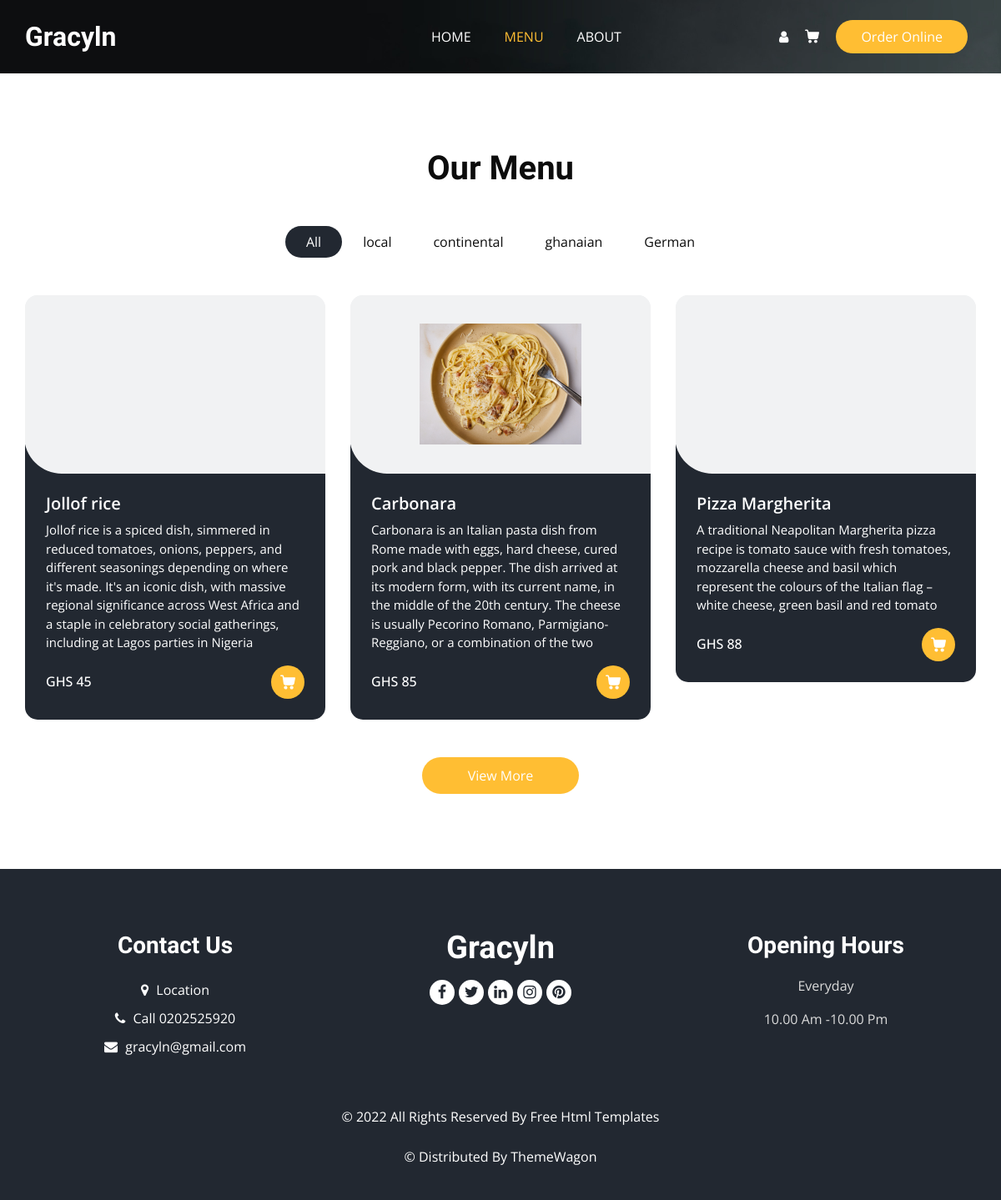
Page /menu.php on the earlier database version.
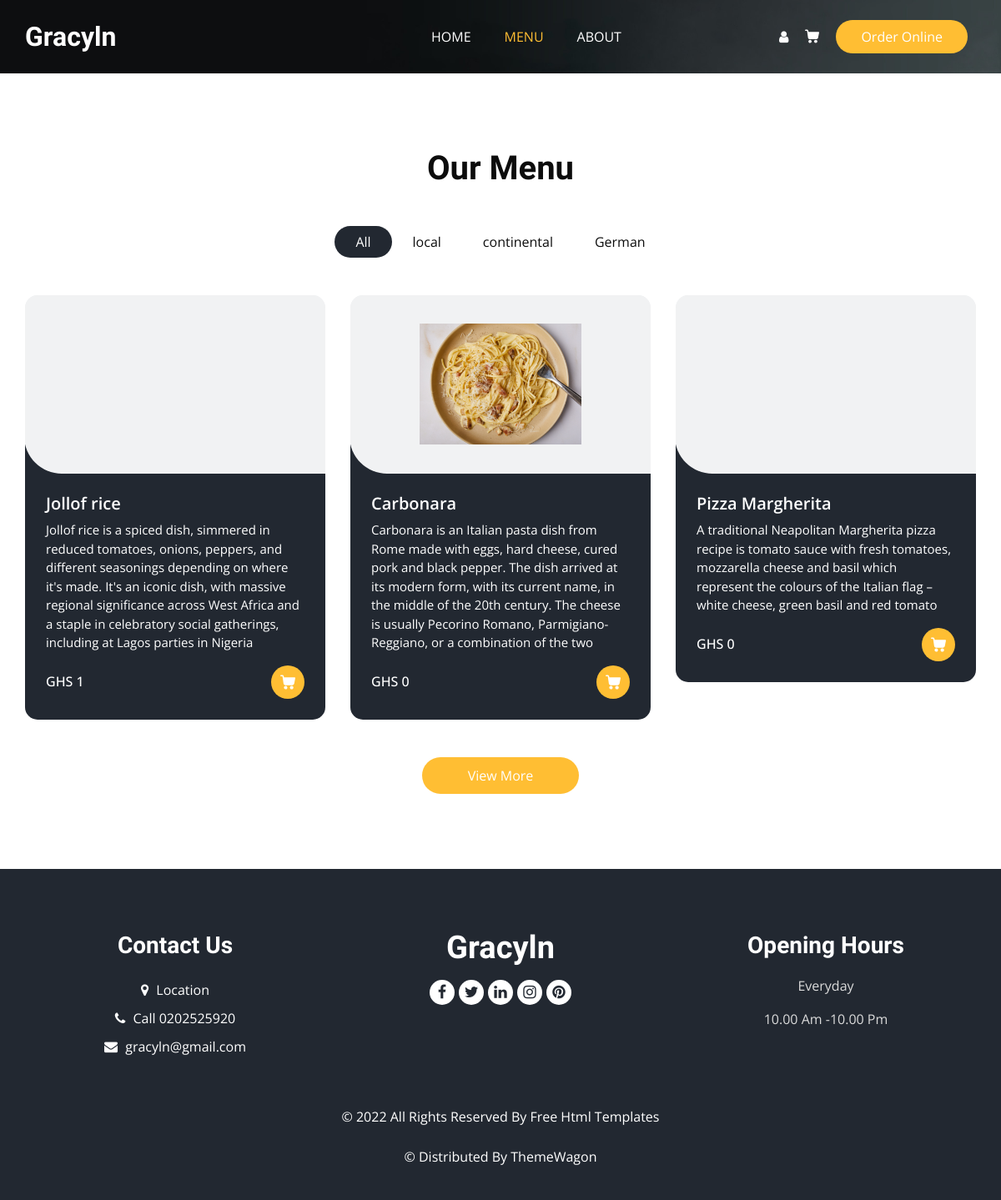
Same page on the later database version.
### tables this page shows
CREATE TABLE `categories` (
  `cat_id` int(11) NOT NULL,
  `cat_name` varchar(100) NOT NULL
);

CREATE TABLE `products` (
  `product_id` int(11) NOT NULL,
  `product_cat` int(11) NOT NULL,
  `product_title` varchar(200) NOT NULL,
  `product_price` double NOT NULL,
  `product_desc` varchar(500) DEFAULT NULL,
  `product_image` varchar(100) DEFAULT NULL,
  `product_keywords` varchar(100) DEFAULT NULL
);

### settings/db_class.php (called while the page is built, shortened)
<?php
class Connection{
	public $db = null;
	public $results = null;
	function connection(){
		$this->db = mysqli_connect(SERVER, USERNAME, PASSWD, DATABASE);
		return true;
	}
	function query($query){
		$this->results = mysqli_query($this->db, $query);
		return true;
	}
	function fetch($query){
		if($this->query($query)) {
			return mysqli_fetch_all($this->results, MYSQLI_ASSOC);
		}
		return false;
	}
}
?>

### controllers/product_controller.php (called while the page is built, shortened)
<?php
include_once(dirname(__FILE__)).'/../classes/product_class.php';
function select_all_categories_controller(){
    $category_instance = new product_class();
    return $category_instance->select_all_categories();
}
function display_products_controller(){
     $category_instance = new product_class();
     return $category_instance->display_products();
}
?>

### classes/product_class.php (called while the page is built, shortened)
<?php
include_once(dirname(__FILE__)).'/../settings/db_class.php';
class product_class extends Connection{
    function select_all_categories(){
		return $this->fetch("select * from categories");
	}
	function display_products(){
    	return $this->fetch("SELECT categories.cat_name as cat_name, products.product_id as prod_id,
        products.product_title as prod_name, products.product_price as prod_price, categories.cat_id as cat_id,
		products.product_desc as prod_desc, products.product_image as prod_img_src
        FROM `products`
        JOIN categories ON (products.product_cat = categories.cat_id)
    ");
    }
}
?>

### menu.php (the view, shortened to what the changed rows need)
<!DOCTYPE html>
<html>
<head>
  <link rel="stylesheet" type="text/css" href="css/bootstrap.css" />
  <link rel="stylesheet" type="text/css" href="https://cdnjs.cloudflare.com/ajax/libs/OwlCarousel2/2.3.4/assets/owl.carousel.min.css" />
  <link rel="stylesheet" href="https://cdnjs.cloudflare.com/ajax/libs/jquery-nice-select/1.1.0/css/nice-select.min.css" />
  <link href="css/font-awesome.min.css" rel="stylesheet" />
  <link href="css/style.css" rel="stylesheet" />
  <link href="css/responsive.css" rel="stylesheet" />
</head>
<body class="sub_page">
  <section class="food_section layout_padding">
    <div class="container">
      <div class="heading_container heading_center">
        <h2>
          Our Menu
        </h2>
      </div>
      <ul class="filters_menu">
        <li class="active" data-filter="*">All</li>
        <?php
          require_once("./controllers/product_controller.php");
          $categories = select_all_categories_controller();
          foreach($categories as $category){
            echo "<li data-filter='.{$category['cat_name']}'>{$category['cat_name']}</li>";
          }
        ?>
      </ul>
      <div class="filters-content">
        <div class="row grid">
          <?php
          include_once './view/menu_card.php';
          $products = display_products_controller();
          foreach($products as $product){
            $img_src = "./images/product_images/{$product['prod_img_src']}";
            $menu_item = new Card_item($product['prod_id'], $product['prod_name'], $product['prod_price'], $product['prod_desc'], $img_src, $product['cat_name'], $product['cat_id']);
            $menu_item->display();
          }
          ?>
        </div>
      </div>
    </div>
  </section>
</body>
</html>

### view/menu_card.php (shortened to what the changed rows need)
<?php
class Card_item {
    public $product_id;
    public $item_name;
    public $item_price;
    public $item_desc;
    public $item_image_src;
    public $item_category;
    function __construct($p_id, $name, $price, $desc,$img_src, $cat, $cat_id) {
        $this->product_id = $p_id;
        $this->item_name = $name;
        $this->item_price = $price;
        $this->item_desc = $desc;
        $this->item_image_src = $img_src;
        $this->item_category = $cat;
    }
    function display(){
        $path = isset($_SESSION['customer_id']) ? "./actions/add_cart.php?pid={$this->product_id}&cid={$_SESSION['customer_id']}&qty=1 ": "./login/login.php";
        echo "<div class=\"col-sm-6 col-lg-4 all {$this->item_category}\">
        <div class=\"box\">
          <div>
            <div class=\"img-box\">
              <img src={$this->item_image_src} alt=\"\">
            </div>
            <div class=\"detail-box\">
              <h5>
                {$this->item_name}
              </h5>
              <p>
                {$this->item_desc}
              </p>
              <div class=\"options\">
                <h6>
                  GHS {$this->item_price}
                </h6>
                <a href=\" {$path} \">
                </a>
              </div>
            </div>
          </div>
        </div>
      </div>";
    }
  }
?>

Differences in the rows shown:
removed categories: cat_name "ghanaian"
changed products "Jollof rice": product_price "45" → "1"
changed products "Carbonara": product_price "85" → "0"
changed products "Pizza Margherita": product_price "88" → "0"
